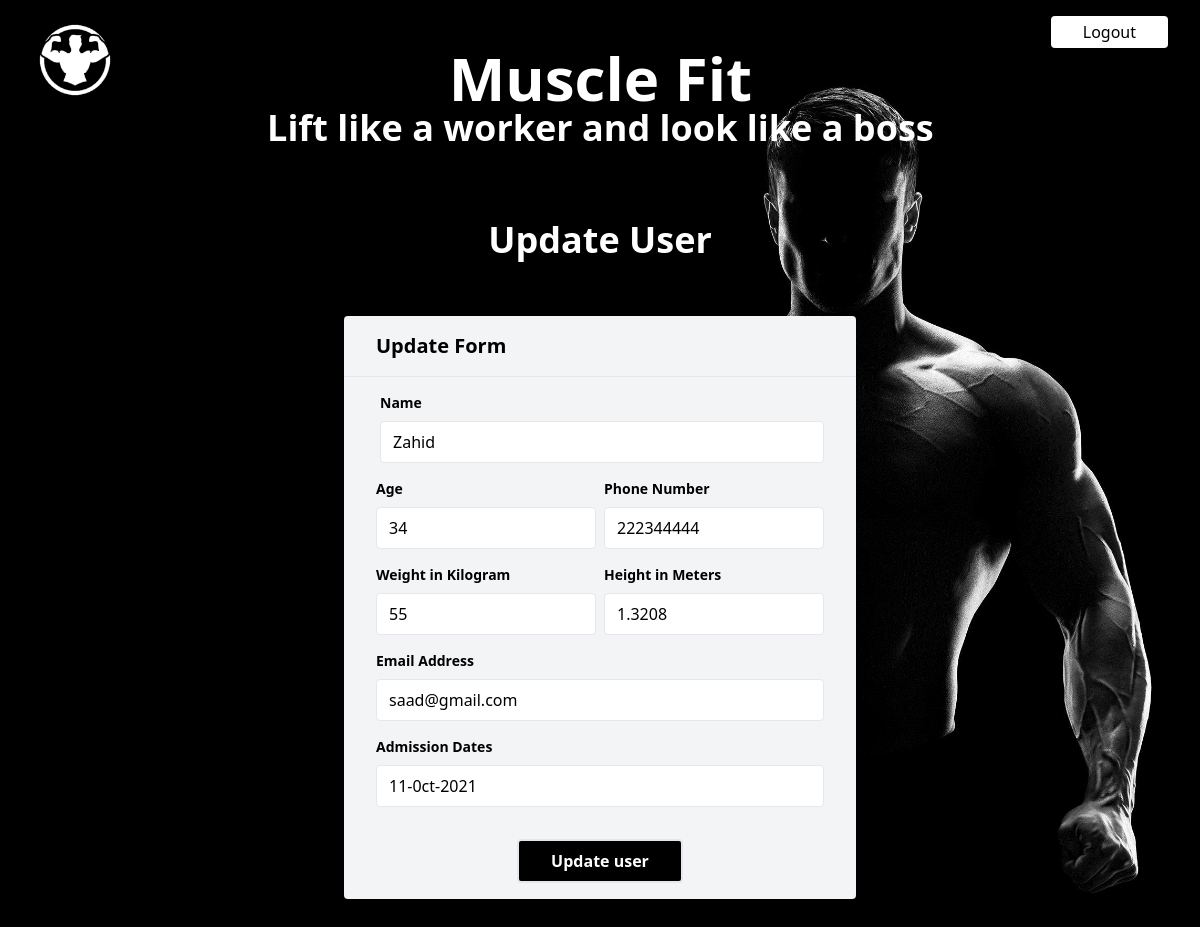
Page /edit_user.php?id=1 (signed in) on the committed database.
### tables this page shows
CREATE TABLE `users` (
  `id` int(11) NOT NULL,
  `name` varchar(1000) NOT NULL,
  `age` int(11) NOT NULL,
  `phone` int(11) NOT NULL,
  `weight` float NOT NULL,
  `height` float NOT NULL,
  `email` varchar(1000) NOT NULL,
  `admission_date` varchar(500) NOT NULL,
  `password` varchar(100) NOT NULL,
  `fees` tinyint(1) NOT NULL DEFAULT 0,
  `leaving_date` varchar(100) NOT NULL,
  `current_weight` float NOT NULL,
  `current_height` float NOT NULL,
  `leaving_reason` varchar(1000) NOT NULL,
  `user_remarks` varchar(1000) NOT NULL
);

### edit_user.php (the view, shortened to what this page needs)
<?php
$conn = new mysqli("localhost", "root", "" , "gym");
$sql = "SELECT * FROM users WHERE id=".$_GET['id'];
$result = $conn->query($sql);
if ($result->num_rows > 0) {
    while($row = $result->fetch_assoc()) {
        $name = $row['name'];
        $age = $row['age'];
        $phone = $row['phone'];
        $weight = $row['weight'];
        $height = $row['height'];
        $email = $row['email'];
        $admission_date = $row['admission_date'];
    }
} else {
    echo "0 results";
}
?>
<!DOCTYPE html>
<html lang="en">
<head>
    <link href="https://unpkg.com/tailwindcss@^2/dist/tailwind.min.css" rel="stylesheet">
</head>
<body >
<div>
<div class="flex-container">
    <div>
        <a href="admin_panel.php">
            <img src="logo.png" alt="" width="150px" height="150px">
        </a>
    </div>
    <div class="my-12 ml-auto mr-auto ">
        <h1 class="text-6xl font-extrabold text-center text-white "> Muscle Fit </h1>
        <h1 class="text-4xl font-bold text-center text-white "> Lift like a worker and look like a boss </h1>
    </div>
    <div class="flex flex-row-reverse ">
            <div >
                <button class="px-8 py-1 mt-4 mr-8 text-black bg-white rounded ">
                     <a  href="logout.php"> Logout</a>
                </button>
            </div>
        </div>
</div>
<div class="w-full bg-grey-lightest" id="admission" >
      <h1 class="text-4xl font-bold text-center text-white my-6 ">Update User</h1>
    <div class="container mx-auto py-8">
      <div class="w-5/6 lg:w-1/2 mx-auto bg-gray-100 rounded shadow">
            <div class="py-4 px-8 text-black font-bold text-xl border-b border-grey-lighter">Update Form</div>
            <div class="py-4 px-8">
                <form action="edit_user_query.php?user_id=<?php echo $_GET['id'] ?>" method="POST" >
                <div class="flex mb-4">
                    <div class=" w-full ml-1">
                        <label class="block text-grey-darker text-sm font-bold mb-2" for="name">Name</label>
                        <input class="appearance-none border rounded w-full py-2 px-3 text-grey-darker" id="name" name="name" type="text" value="<?php echo $name; ?>" >
                    </div>
                </div>
                <div class="flex mb-4">
                    <div class="w-1/2 mr-1">
                        <label class="block text-grey-darker text-sm font-bold mb-2" for="Age">Age</label>
                        <input class="appearance-none border rounded w-full py-2 px-3 text-grey-darker" id="age"  name="age"type="number" value="<?php echo $age; ?>" >
                    </div>
                    <div class="w-1/2 ml-1">
                        <label class="block text-grey-darker text-sm font-bold mb-2" for="Phone">Phone Number</label>
                        <input class="appearance-none border rounded w-full py-2 px-3 text-grey-darker" id="phone" name="phone" type="number" value="<?php echo $phone; ?>" >
                    </div>
                </div>
                <div class="flex mb-4">
                    <div class="w-1/2 mr-1">
                        <label class="block text-grey-darker text-sm font-bold mb-2" for="Weight">Weight in Kilogram</label>
                        <input class="appearance-none border rounded w-full py-2 px-3 text-grey-darker" id="weight" name="weight" type="text" value="<?php echo $weight; ?>">
                    </div>
                    <div class="w-1/2 ml-1">
                        <label class="block text-grey-darker text-sm font-bold mb-2" for="Height">Height in Meters</label>
                        <input class="appearance-none border rounded w-full py-2 px-3 text-grey-darker" id="height" name="height" type="text" value="<?php echo $height; ?>">
                    </div>
                </div>
                <div class="mb-4">
                    <label class="block text-grey-darker text-sm font-bold mb-2" for="email">Email Address</label>
                    <input class="appearance-none border rounded w-full py-2 px-3 text-grey-darker" id="email" name="email" type="email" value="<?php echo $email; ?>">
                </div>
                <div class="mb-4">
                    <label class="block text-grey-darker text-sm font-bold mb-2" for="Admission_date">Admission Dates</label>
                    <input class="appearance-none border rounded w-full py-2 px-3 text-grey-darker" id="admission_date" name="admission_date" type="text" value="<?php echo $admission_date; ?>">
                </div>
                <div class="flex justify-center mt-8">
                    <button class="bg-black hover:bg-white hover:text-black border-2 text-white font-bold py-2 px-8  rounded" id="addbtn" name="btn" type="submit">
                        Update user
                    </button>
                </div>
                </form>
            </div>
        </div>
    </div>
  </div>
</div>
</body>
</html>

### edit_user.php (style rules this page uses)
body { background-image: url("gym1.jpg"); background-size: cover; }
.flex-container { display: flex; justify-content:left; }
* { box-sizing: border-box; }

### rows in the picture
users: name "Zahid", age "34", phone "222344444", weight "55", height "1.3208", email "saad@gmail.com", admission_date "11-0ct-2021"
